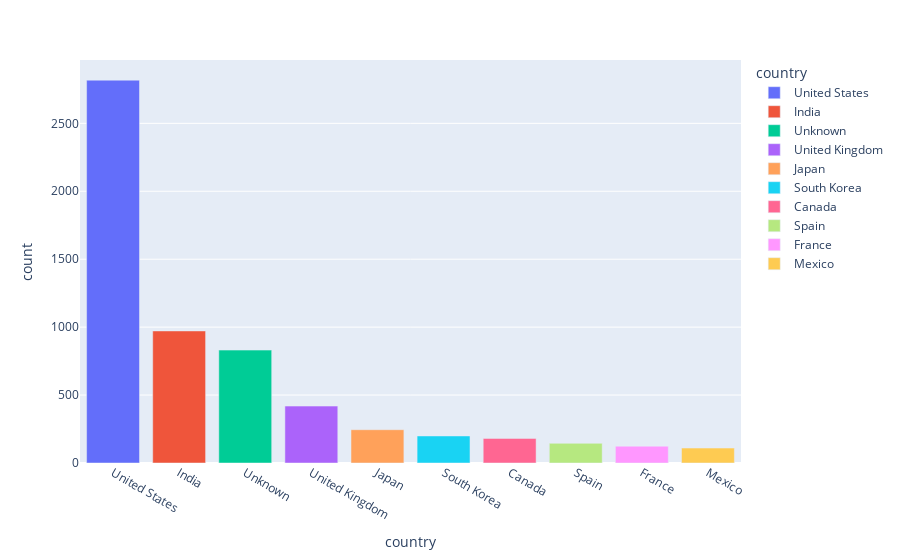

Notebook code cell kept with this figure:
### Code cell
# using plolty 
# 5. Interactive (Plotly) - Top 10 Countries

df_country= df['country'].value_counts().head(10).reset_index()
df_country.columns = ['country' , 'count']
df_country

px.bar(df_country, x='country' , y='count' , color='country')

### Figure 1 — Plotly figure (JSON) as saved in the notebook; plotly's stock layout.template omitted (floating-point values rounded to 4 significant figures)
{"data": [{"hovertemplate": "country=%{x}<br>count=%{y}<extra></extra>", "legendgroup": "United States", "marker": {"color": "#636efa", "pattern": {"shape": ""}}, "name": "United States", "orientation": "v", "showlegend": true, "textposition": "auto", "type": "bar", "x": ["United States"], "xaxis": "x", "y": [2818], "yaxis": "y"}, {"hovertemplate": "country=%{x}<br>count=%{y}<extra></extra>", "legendgroup": "India", "marker": {"color": "#EF553B", "pattern": {"shape": ""}}, "name": "India", "orientation": "v", "showlegend": true, "textposition": "auto", "type": "bar", "x": ["India"], "xaxis": "x", "y": [972], "yaxis": "y"}, {"hovertemplate": "country=%{x}<br>count=%{y}<extra></extra>", "legendgroup": "Unknown", "marker": {"color": "#00cc96", "pattern": {"shape": ""}}, "name": "Unknown", "orientation": "v", "showlegend": true, "textposition": "auto", "type": "bar", "x": ["Unknown"], "xaxis": "x", "y": [831], "yaxis": "y"}, {"hovertemplate": "country=%{x}<br>count=%{y}<extra></extra>", "legendgroup": "United Kingdom", "marker": {"color": "#ab63fa", "pattern": {"shape": ""}}, "name": "United Kingdom", "orientation": "v", "showlegend": true, "textposition": "auto", "type": "bar", "x": ["United Kingdom"], "xaxis": "x", "y": [419], "yaxis": "y"}, {"hovertemplate": "country=%{x}<br>count=%{y}<extra></extra>", "legendgroup": "Japan", "marker": {"color": "#FFA15A", "pattern": {"shape": ""}}, "name": "Japan", "orientation": "v", "showlegend": true, "textposition": "auto", "type": "bar", "x": ["Japan"], "xaxis": "x", "y": [245], "yaxis": "y"}, {"hovertemplate": "country=%{x}<br>count=%{y}<extra></extra>", "legendgroup": "South Korea", "marker": {"color": "#19d3f3", "pattern": {"shape": ""}}, "name": "South Korea", "orientation": "v", "showlegend": true, "textposition": "auto", "type": "bar", "x": ["South Korea"], "xaxis": "x", "y": [199], "yaxis": "y"}, {"hovertemplate": "country=%{x}<br>count=%{y}<extra></extra>", "legendgroup": "Canada", "marker": {"color": "#FF6692", "pattern": {"shape": ""}}, "name": "Canada", "orientation": "v", "showlegend": true, "textposition": "auto", "type": "bar", "x": ["Canada"], "xaxis": "x", "y": [181], "yaxis": "y"}, {"hovertemplate": "country=%{x}<br>count=%{y}<extra></extra>", "legendgroup": "Spain", "marker": {"color": "#B6E880", "pattern": {"shape": ""}}, "name": "Spain", "orientation": "v", "showlegend": true, "textposition": "auto", "type": "bar", "x": ["Spain"], "xaxis": "x", "y": [145], "yaxis": "y"}, {"hovertemplate": "country=%{x}<br>count=%{y}<extra></extra>", "legendgroup": "France", "marker": {"color": "#FF97FF", "pattern": {"shape": ""}}, "name": "France", "orientation": "v", "showlegend": true, "textposition": "auto", "type": "bar", "x": ["France"], "xaxis": "x", "y": [124], "yaxis": "y"}, {"hovertemplate": "country=%{x}<br>count=%{y}<extra></extra>", "legendgroup": "Mexico", "marker": {"color": "#FECB52", "pattern": {"shape": ""}}, "name": "Mexico", "orientation": "v", "showlegend": true, "textposition": "auto", "type": "bar", "x": ["Mexico"], "xaxis": "x", "y": [110], "yaxis": "y"}], "layout": {"barmode": "relative", "legend": {"title": {"text": "country"}, "tracegroupgap": 0}, "margin": {"t": 60}, "xaxis": {"anchor": "y", "categoryarray": ["United States", "India", "Unknown", "United Kingdom", "Japan", "South Korea", "Canada", "Spain", "France", "Mexico"], "categoryorder": "array", "domain": [0, 1], "title": {"text": "country"}}, "yaxis": {"anchor": "x", "domain": [0, 1], "title": {"text": "count"}}}}
